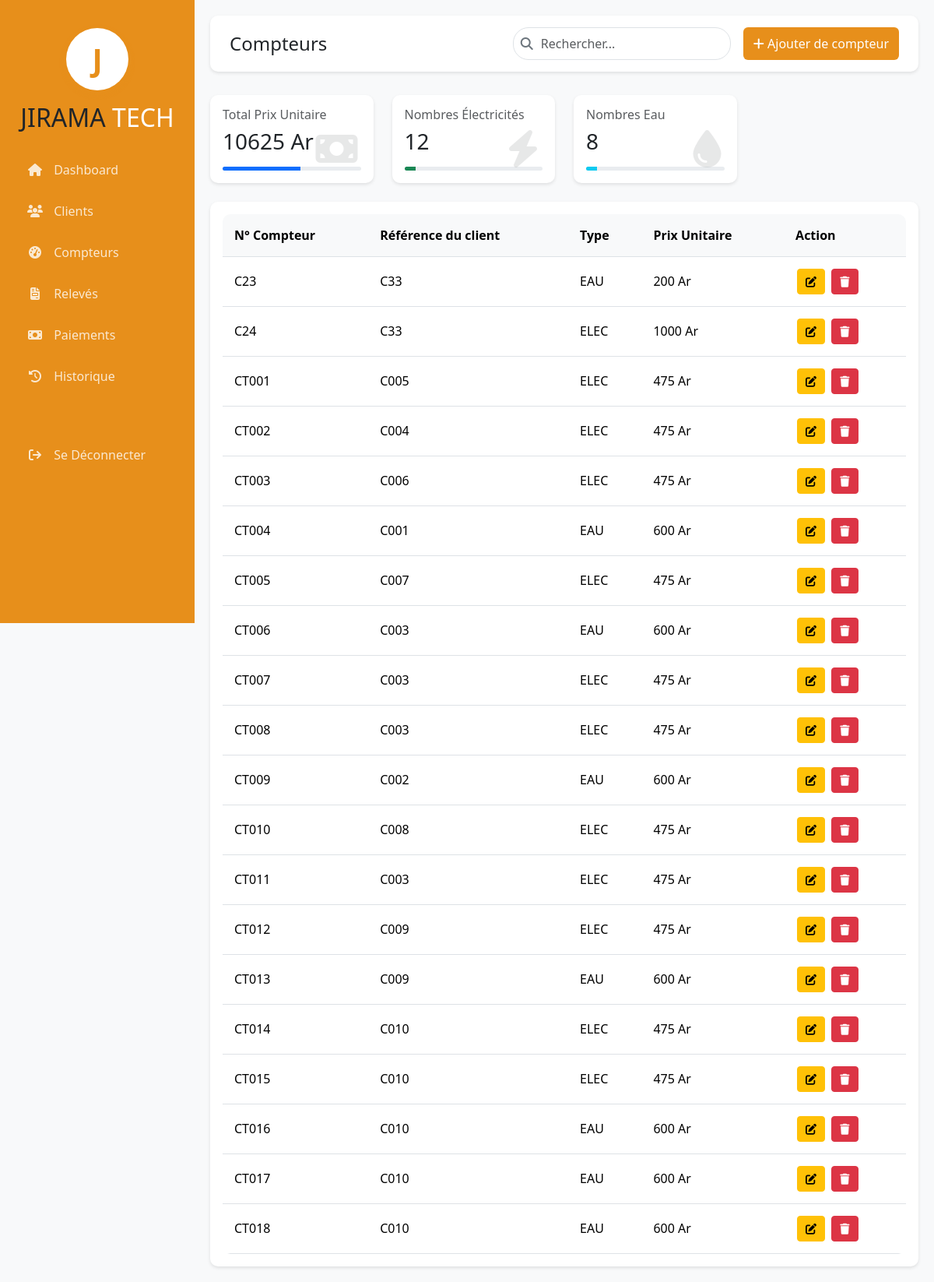
The page /compteur.php on the database its author committed.
### tables this page shows
CREATE TABLE `compteur` (
  `codecompteur` varchar(50) NOT NULL,
  `type` varchar(50) NOT NULL,
  `pu` int(11) NOT NULL,
  `codecli` varchar(50) NOT NULL
);

### compteur.php (the view, shortened to what this page needs)
<?php
include ('siderbar.php');
?>
<div class="main-content">
    <div class="top-bar d-flex justify-content-between align-items-center">
        <h4 class="mb-0">Compteurs</h4>
        <div class="d-flex gap-3">
            <div class="search-box">
                <i class="fas fa-search"></i>
                <input type="text" id="searchInput" class="form-control" placeholder="Rechercher...">
            </div>
            <button class="btn new-modal" data-bs-toggle="modal" data-bs-target="#addModal">
                <i class="fas fa-plus"></i> Ajouter de compteur
            </button>
        </div>
    </div>
    <div class="row mb-4">
        <div class="col-md-3">
            <div class="card stats-card">
                <div class="card-body">
                    <?php
                    include 'database.php';
                    $selectquery = "SELECT SUM(pu) AS total_pu FROM compteur";
                    $result = mysqli_query($con, $selectquery);
                    $row = mysqli_fetch_assoc($result);
                    $total_pu = $row['total_pu'];
                    $max_pu = 100;
                    $progress = ($total_pu / $max_pu) * 100;
                    $progress = min($progress,100);
                    ?>
                    <h6 class="text-muted">Total Prix Unitaire</h6>
                    <h3><?php echo $row['total_pu'];?> Ar</h3>
                    <div class="progress">
                        <div class="progress-bar bg-primary" style="width: <?php echo $progress;?>px;"
                             aria-valuenow="<?php echo $progress;?>"
                             aria-valuemin="0" aria-valuemax="100"></div>
                    </div>
                    <i class="fas fa-money-bill icon"></i>
                </div>
            </div>
        </div>
        <div class="col-md-3">
            <div class="card stats-card">
                <?php
                include 'database.php';
                $selectquery = "SELECT COUNT(*) AS total_elec FROM compteur WHERE type = 'elec'";
                $result = mysqli_query($con, $selectquery);
                $row = mysqli_fetch_assoc($result);
                $total_elect = $row['total_elec'];
                ?>
                <?php
                include 'database.php';
                $selectsquery = "SELECT COUNT(*) AS total_eau FROM compteur WHERE type = 'eau'";
                $result = mysqli_query($con, $selectsquery);
                $row = mysqli_fetch_assoc($result);
                $total_eau = $row['total_eau'];
                $max_eau = 100;
                $progress = ($total_eau / $max_eau) * 100;
                $progress = min($progress,100);
                ?>
                <div class="card-body">
                    <h6 class="text-muted">Nombres Électricités</h6>
                    <h3><?php echo $total_elect;?></h3>
                    <div class="progress">
                        <div class="progress-bar bg-success" style="width: <?php echo $progress;?>%;"
                            aria-valuenow="<?php echo $progress;?>"
                            aria-valuemin="0" aria-valuemax="100">
                        </div>
                    </div>
                    <i class="fas fa-bolt icon"></i>
                </div>
            </div>
        </div>
        <div class="col-md-3">
            <div class="card stats-card">
                <div class="card-body">
                    <h6 class="text-muted">Nombres Eau</h6>
                    <h3><?php echo $total_eau;?></h3>
                    <div class="progress">
                        <div class="progress-bar bg-info" style="width: <?php echo $progress;?>%;"
                             aria-valuenow="<?php echo $progress;?>"
                             aria-valuemin="0" aria-valuemax="100">
                        </div>
                    </div>
                    <i class="fas fa-tint icon"></i>
                </div>
            </div>
        </div>
    </div>
    <div class="card">
        <div class="card-body">
            <div class="table-responsive">
                <?php
                include 'database.php';
                $showquery = "SELECT * FROM compteur";
                $query_run=mysqli_query($con, $showquery);
                ?>
                <table class="table" id="compteurTable">
                    <thead>
                    <tr>
                        <th>N° Compteur</th>
                        <th>Référence du client</th>
                        <th>Type</th>
                        <th>Prix Unitaire</th>
                        <th>Action</th>
                    </tr>
                    </thead>
                    <?php
                    if ($query_run && mysqli_num_rows($query_run) > 0) {
                        while ($row = mysqli_fetch_array($query_run)) {
                            ?>
                    <tbody>
                    <tr>
                        <td><?php echo $row['codecompteur']; ?></td>
                        <td><?php echo $row['codecli']; ?></td>
                        <td><?php echo $row['type']; ?></td>
                        <td><?php echo $row['pu']; ?> <span>Ar</span></td>
                        <td>
                            <div class="action-buttons">
                                <button class="btn btn-sm btn-warning" data-bs-toggle="modal" data-bs-target="#editModal-<?php echo htmlspecialchars($row['codecompteur']); ?>" title="Modifier">
                                    <i class="fas fa-edit"></i>
                                </button>
                                <button class="btn btn-sm btn-danger" data-bs-toggle="modal" data-bs-target="#deleteModal" data-id="<?php echo $row['codecompteur']; ?>" title="Supprimer">
                                    <i class="fas fa-trash"></i>
                                </button>
                            </div>
                        </td>
                    </tr>
                    </tbody>
                            <?php
                        }
                    } else {
                        echo "<tr><td colspan='5' class='text-center text-danger'><strong>Aucun compteur trouvé dans la base de données.</strong></td></tr>";
                    }
                    ?>
                </table>
            </div>
        </div>
    </div>
</div>

### siderbar.php (style rules this page uses)
:root { --sidebar-width: 250px; --primary-color: #1a237e; --secondary-color: #4a148c; }
body { background-color: #f8f9fa; }

### compteur.php (style rules this page uses)
:root { --sidebar-width: 250px; --primary-color: #1a237e; --secondary-color: #4a148c; }
body { background-color: #f8f9fa; }
.new-modal { background: #E78F1B; color: white; }
.main-content { margin-left: var(--sidebar-width); padding: 20px; min-height: 100vh; }
.top-bar { background: white; padding: 15px 25px; border-radius: 10px; box-shadow: 0 2px 4px rgba(0,0,0,0.1); margin-bottom: 30px; }
.card { border: none; border-radius: 10px; box-shadow: 0 2px 4px rgba(0,0,0,0.1); transition: transform 0.3s ease; }
.table th { background: #f8f9fa; font-weight: 600; }
.action-buttons .btn { padding: 5px 10px; margin: 0 2px; transition: all 0.3s ease; }
.search-box { position: relative; }
.search-box i { position: absolute; left: 10px; top: 50%; transform: translateY(-50%); color: #6c757d; }
.search-box input { padding-left: 35px; border-radius: 20px; }
.form-control, .form-select { border-radius: 8px; border: 1px solid #dee2e6; padding: 8px 12px; }
.stats-card { position: relative; overflow: hidden; }
.stats-card .icon { position: absolute; right: 20px; bottom: 20px; font-size: 48px; opacity: 0.1; }
.progress { height: 5px; margin-top: 15px; }
.table-responsive { border-radius: 10px; }
.table { margin-bottom: 0; }
.table thead th { border-top: none; background: #f8f9fa; padding: 15px; }
.table tbody td { padding: 15px; vertical-align: middle; }

### rows shown on the page
compteur: codecompteur "C23", codecli "C33", type "EAU", pu "200"
compteur: codecompteur "C24", codecli "C33", type "ELEC", pu "1000"
compteur: codecompteur "CT001", codecli "C005", type "ELEC", pu "475"
compteur: codecompteur "CT002", codecli "C004", type "ELEC", pu "475"
compteur: codecompteur "CT003", codecli "C006", type "ELEC", pu "475"
compteur: codecompteur "CT004", codecli "C001", type "EAU", pu "600"
compteur: codecompteur "CT005", codecli "C007", type "ELEC", pu "475"
compteur: codecompteur "CT006", codecli "C003", type "EAU", pu "600"
compteur: codecompteur "CT007", codecli "C003", type "ELEC", pu "475"
compteur: codecompteur "CT008", codecli "C003", type "ELEC", pu "475"
compteur: codecompteur "CT009", codecli "C002", type "EAU", pu "600"
compteur: codecompteur "CT010", codecli "C008", type "ELEC", pu "475"
compteur: codecompteur "CT011", codecli "C003", type "ELEC", pu "475"
compteur: codecompteur "CT012", codecli "C009", type "ELEC", pu "475"
compteur: codecompteur "CT013", codecli "C009", type "EAU", pu "600"
compteur: codecompteur "CT014", codecli "C010", type "ELEC", pu "475"
compteur: codecompteur "CT015", codecli "C010", type "ELEC", pu "475"
compteur: codecompteur "CT016", codecli "C010", type "EAU", pu "600"
compteur: codecompteur "CT017", codecli "C010", type "EAU", pu "600"
compteur: codecompteur "CT018", codecli "C010", type "EAU", pu "600"

### other values the page prints
$row['total_pu'] "10625"
$total_elect "12"
$total_eau "8"
